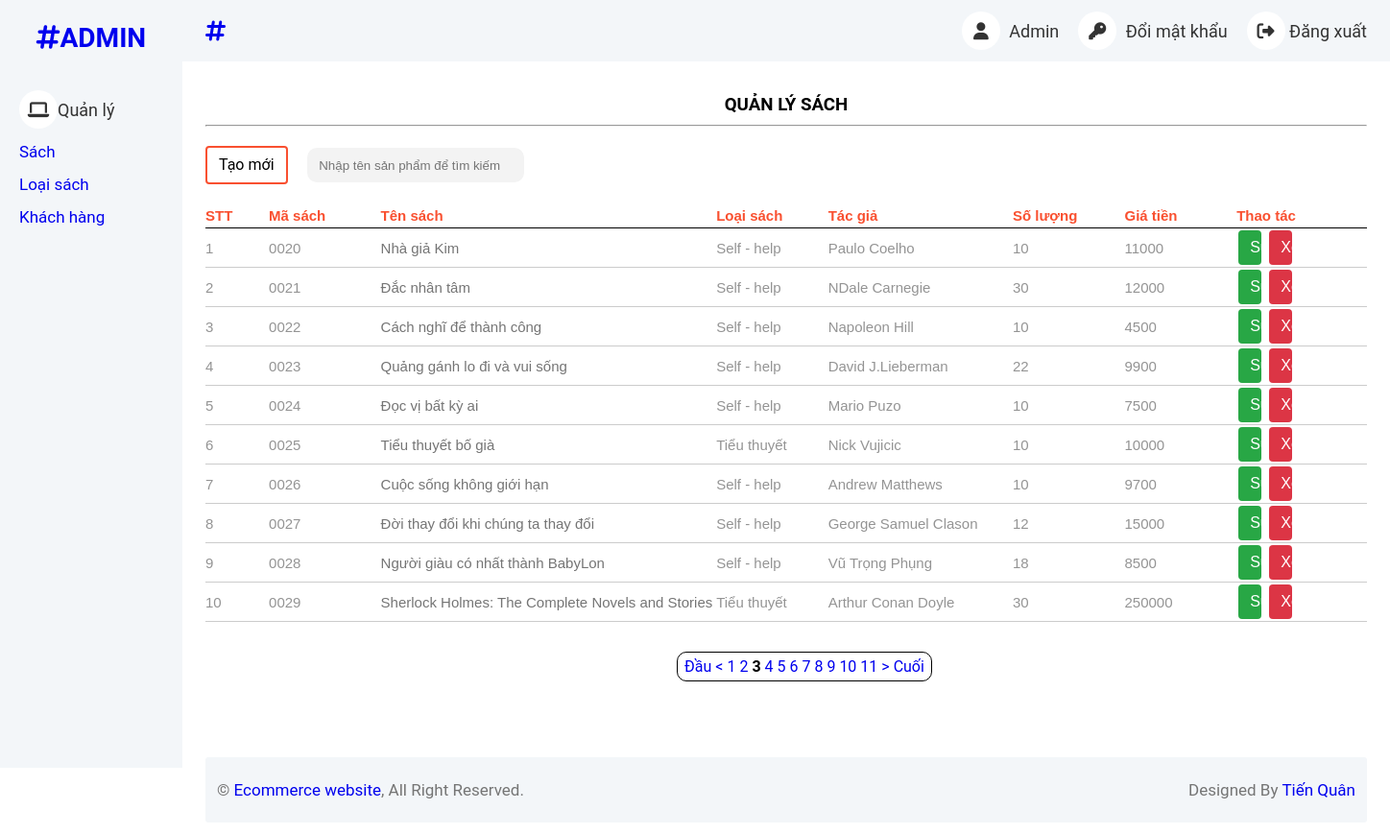
The page /html/admin/product/index.php?&page=3 on the database its author committed.
### tables this page shows
CREATE TABLE `sach` (
  `maSach` varchar(4) NOT NULL,
  `tenSach` varchar(100),
  `maLS` varchar(4),
  `moTa` varchar(256),
  `giaTien` int(11),
  `soLuong` int(11),
  `tacGia` varchar(256),
  `hinhAnh` varchar(256)
);

CREATE TABLE `loai_sach` (
  `maLS` varchar(4) NOT NULL,
  `tenLS` varchar(100)
);

### html/admin/product/index.php (called while the page is built, shortened)
<?php
    include_once '../../../components/layout_admin.php';
?>

### database/helper/query.php (called while the page is built, shortened)
<?php
  include_once "connect.php";
  function quick_query(string $sql) {
    global $conn;
    $result = mysqli_query($conn, $sql);
    return $result;
}
  function get_data_query(string $sql) {
    $result = quick_query($sql);
    $data = [];
    if (mysqli_num_rows($result) != 0) {
      while ($row = mysqli_fetch_array($result)) {
        $data[] = $row;
      }
    }
    return $data;
  }
?>

### html/admin/product/product_list.php (the view, shortened to what this page needs)
<?php
    $productsPerPage = 10;
    $offset = ($_GET["page"] - 1) * $productsPerPage;
    $sql = "SELECT s.maSach, s.tenSach, s.tacGia, s.soLuong, s.giaTien , l.tenLS FROM sach AS s JOIN loai_sach AS l ON s.maLS = l.maLS
        LIMIT $offset, $productsPerPage";
    $res = get_data_query($sql);
    function build_body() {
        global $res;
        echo "<table align='center' cellpadding='2' cellspacing='2' '>";
        echo '<tr>
            <th width="10">STT</th>
            <th width="50">Mã sách</th>
            <th width="150">Tên sách</th>
            <th width="50">Loại sách</th>
            <th width="50">Tác giả</th>
            <th width="50">Số lượng</th>
            <th width="50">Giá tiền</th>
            <th width="50">Thao tác</th>
            </tr>';
        $stt = 1;
        foreach ($res as $row) {
            echo "<tr>";
            echo "<td>$stt</td>";
            echo "<td>$row[0]</td>";
            echo "<td><a class='link-detail' title='Xem chi tiết' href=''>$row[1]</a></td>";
            echo "<td>{$row['tenLS']}</td>";
            echo "<td>$row[2]</td>";
            echo "<td>$row[3]</td>";
            echo "<td>$row[4]</td>";
            echo "<td>
                <a class='btn btn-success m-2' href='?action=edit&productId=$row[0]'>Sửa</a>
                <a class='btn btn-danger m-2' href='?action=delete&productId=$row[0]'>Xóa</a>
            </td>";
            echo "</tr>";
            $stt++;
        }
        echo "</table>";
    }
?>
<section style='min-height: 600px;'>
    <h3 >QUẢN LÝ SÁCH</h3><hr>
    <div class="wrap-search-add">
        <a class="btn btn-add" href="?action=create">Tạo mới</a>
        <input class="input" name="name_search" type="search" placeholder="Nhập tên sản phẩm để tìm kiếm" >
    </div>
    <form action="?action=edit" method="post">
        <?php build_body(); ?>
    </form>
</section>

### assets/styles/basic_setup.css (style rules this page uses)
* { padding: 0; margin: 0; box-sizing: border-box; }
:root { --primary-color: #f95030; --primary-color-rgb: rgba(238, 75 , 43); --white-color: #fff; --black-color: #000; --text-color: #333; --star-gold: #FFCE3E; --header-height: 120px; --navbar-height: 30px; --header-with-search: calc(var(--header-height) - var(--navbar-height)); --header-sort-bar-height: 46px; --width: 0%; }
html { font-family: 'Roboto', sans-serif; box-sizing: border-box; scroll-behavior: smooth; }
ul, a { text-decoration: none; list-style: none; padding-left: 0; margin: 0; }

### assets/styles/custom.css (style rules this page uses)
body { position: relative; }

### assets/styles/grid.css (style rules this page uses)
@media (min-width: 740px) { .m-1, .m-2, .m-3, .m-4, .m-5, .m-6, .m-7, .m-8, .m-9, .m-10, .m-11, .m-12 { display: block; } }
@media (min-width: 740px) { .m-2 { flex: 0 0 16.66667%; max-width: 16.66667%; } }

### components/layout_admin.php (style rules this page uses)
:root { --primary-color: #f95030; --primary-color-rgb: rgba(238, 75 , 43); --white-color: #fff; --black-color: #000; --text-color: #949494; }
* { margin: 0; padding: 0; box-sizing: border-box; }
.btn { display: inline-block; font-weight: 400; text-align: center; white-space: nowrap; vertical-align: middle; font-size: 16px; line-height: 1.5; padding: 6px 12px; border-radius: 4px; text-decoration: none; cursor: pointer; }
.btn.btn-success { color: #fff; background-color: #28a745; border-color: #28a745; }
.btn.btn-danger { color: #fff; background-color: #dc3545; border-color: #dc3545; }
.btn.btn-add { color: #000; border: 2px solid var(--primary-color); }
section { padding: 24px; }
h3 { padding: 10px 0; text-align: center; }

### html/admin/product/product_list.php (style rules this page uses)
table { font-size: 15px; font-family: Arial, Helvetica, sans-serif; width: 100%; border-collapse: collapse; text-align: left; color: var(--text-color); }
table tr { border-bottom: 1px solid #ccc; }
table tr:nth-child(1) { border-color: black; color: var(--primary-color); }
table th { padding: 4px 0; }
.link-detail { color: #757575; text-decoration: none; }
.wrap-search-add { display: flex; align-items: center; gap: 20px; margin: 20px 0; }
.m-2 { margin: 2px; }
.input { border: 2px solid transparent; width: 17em; height: 2.7em; padding-left: 0.8em; outline: none; overflow: hidden; background-color: #F3F3F3; border-radius: 10px; transition: all 0.5s; }

### rows shown on the page
sach: maSach "0020", tenSach "Nhà giả Kim", maLS.tenLS "Self - help", tacGia "Paulo Coelho", soLuong "10", giaTien "11000"
sach: maSach "0021", tenSach "Đắc nhân tâm", maLS.tenLS "Self - help", tacGia "NDale Carnegie", soLuong "30", giaTien "12000"
sach: maSach "0022", tenSach "Cách nghĩ để thành công", maLS.tenLS "Self - help", tacGia "Napoleon Hill", soLuong "10", giaTien "4500"
sach: maSach "0023", tenSach "Quảng gánh lo đi và vui sống", maLS.tenLS "Self - help", tacGia "David J.Lieberman", soLuong "22", giaTien "9900"
sach: maSach "0024", tenSach "Đọc vị bất kỳ ai", maLS.tenLS "Self - help", tacGia "Mario Puzo", soLuong "10", giaTien "7500"
sach: maSach "0025", tenSach "Tiểu thuyết bố già", maLS.tenLS "Tiểu thuyết", tacGia "Nick Vujicic", soLuong "10", giaTien "10000"
sach: maSach "0026", tenSach "Cuộc sống không giới hạn", maLS.tenLS "Self - help", tacGia "Andrew Matthews", soLuong "10", giaTien "9700"
sach: maSach "0027", tenSach "Đời thay đổi khi chúng ta thay đổi", maLS.tenLS "Self - help", tacGia "George Samuel Clason", soLuong "12", giaTien "15000"
sach: maSach "0028", tenSach "Người giàu có nhất thành BabyLon", maLS.tenLS "Self - help", tacGia "Vũ Trọng Phụng", soLuong "18", giaTien "8500"
sach: maSach "0029", tenSach "Sherlock Holmes: The Complete Novels and Stories", maLS.tenLS "Tiểu thuyết", tacGia "Arthur Conan Doyle", soLuong "30", giaTien "250000"
